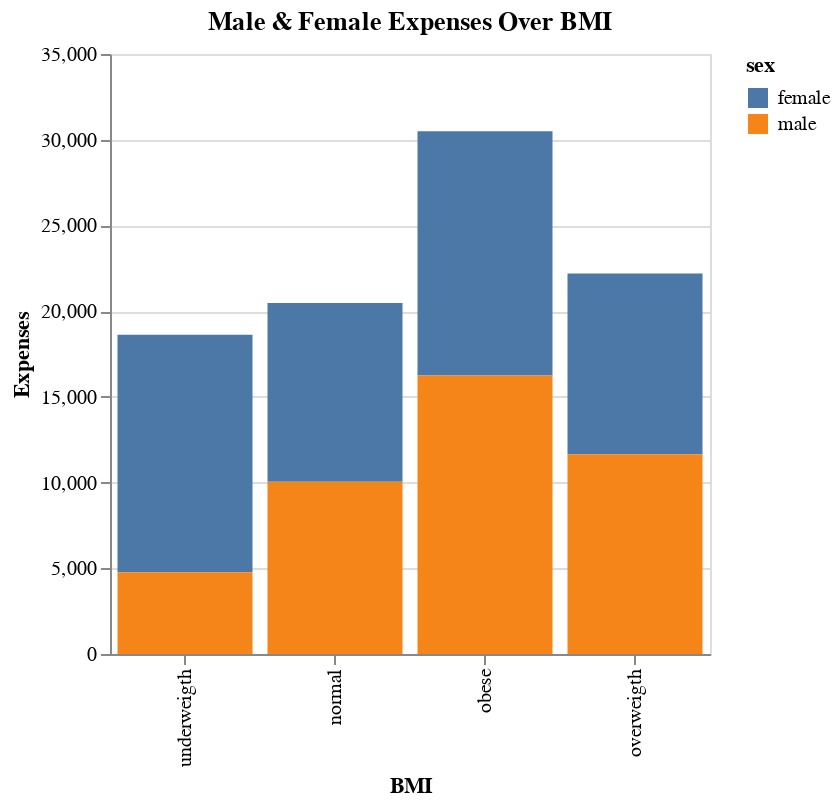

Source (notebook cell):
### Markdown cell above
**Let's see how the spending for medical treatments changes regarding to the BMI of a person**

We expect expenditures to be higher for people who have very high BMI.

### Code cell
alt.Chart(training_df.groupby(['bmi_cat','sex']).mean().reset_index()).mark_bar().encode(
    alt.X('bmi_cat:O', title = 'BMI', sort=['underweigth', 'normal', 'overweight', 'obese']),
    alt.Y('charges:Q', title = 'Expenses'),
    alt.Color('sex:N')
).properties(title='Male & Female Expenses Over BMI', width=300)

### Figure 1 — Vega-Lite specification as saved in the notebook (floating-point values rounded to 4 significant figures)
{"$schema": "https://vega.github.io/schema/vega-lite/v3.4.0.json", "config": {"mark": {"tooltip": null}, "view": {"height": 300, "width": 400}}, "data": {"name": "data-94e329ff6e26ab6432d4c9ecc512c1eb"}, "datasets": {"data-94e329ff6e26ab6432d4c9ecc512c1eb": [{"age": 35.47, "bmi": 22.52, "bmi_cat": "normal", "charges": 10420.0, "children": 1.014, "sex": "female"}, {"age": 36.76, "bmi": 22.68, "bmi_cat": "normal", "charges": 10050.0, "children": 1.118, "sex": "male"}, {"age": 40.71, "bmi": 34.95, "bmi_cat": "obese", "charges": 14250.0, "children": 1.11, "sex": "female"}, {"age": 40.6, "bmi": 35.35, "bmi_cat": "obese", "charges": 16250.0, "children": 1.124, "sex": "male"}, {"age": 39.37, "bmi": 27.62, "bmi_cat": "overweigth", "charges": 10540.0, "children": 0.8824, "sex": "female"}, {"age": 38.32, "bmi": 27.59, "bmi_cat": "overweigth", "charges": 11660.0, "children": 1.167, "sex": "male"}, {"age": 39.11, "bmi": 17.83, "bmi_cat": "underweigth", "charges": 13850.0, "children": 1.444, "sex": "female"}, {"age": 25.29, "bmi": 17.21, "bmi_cat": "underweigth", "charges": 4766.0, "children": 0.8571, "sex": "male"}]}, "encoding": {"color": {"field": "sex", "type": "nominal"}, "x": {"field": "bmi_cat", "sort": ["underweigth", "normal", "overweight", "obese"], "title": "BMI", "type": "ordinal"}, "y": {"field": "charges", "title": "Expenses", "type": "quantitative"}}, "mark": "bar", "title": "Male & Female Expenses Over BMI", "width": 300}
